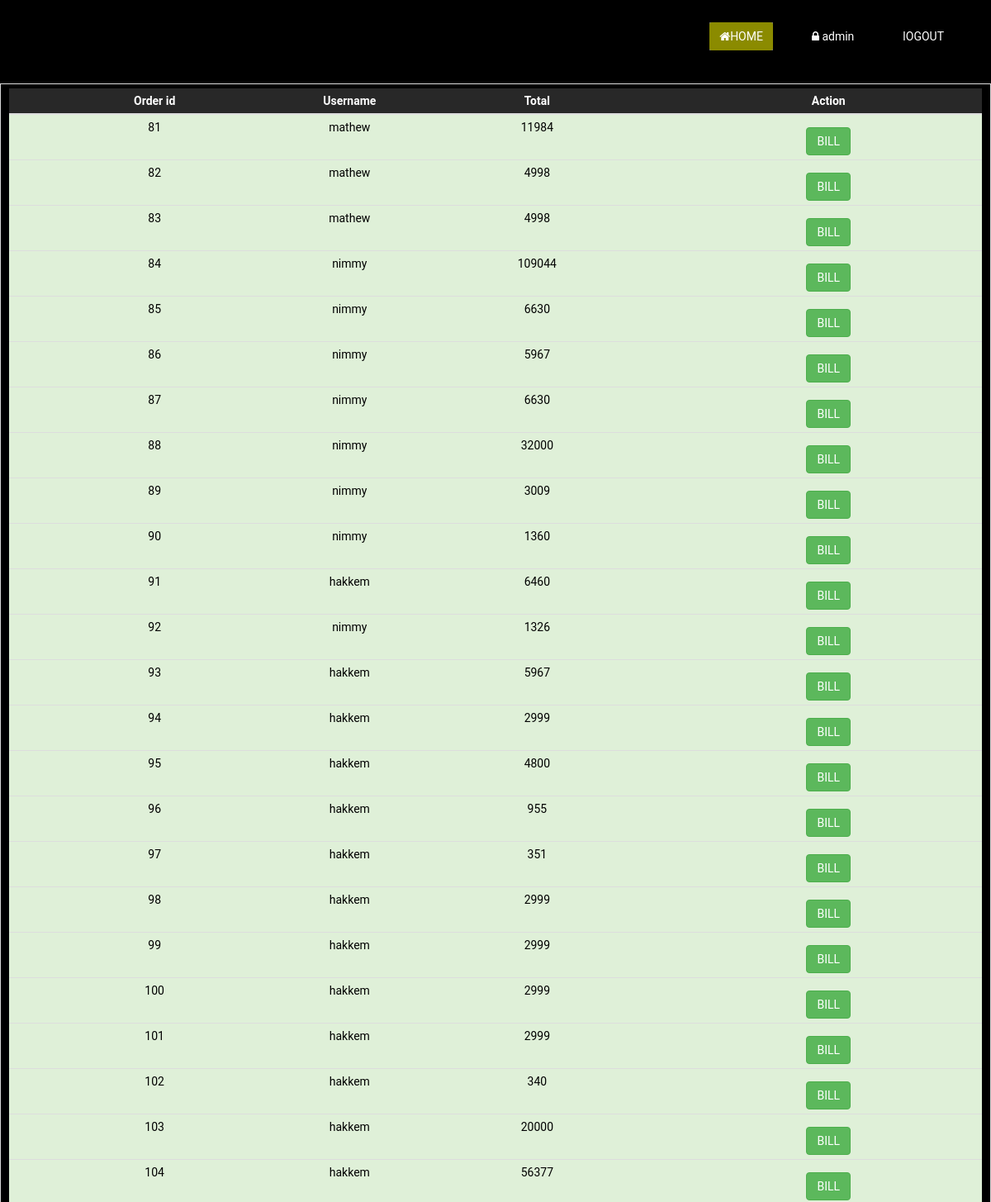
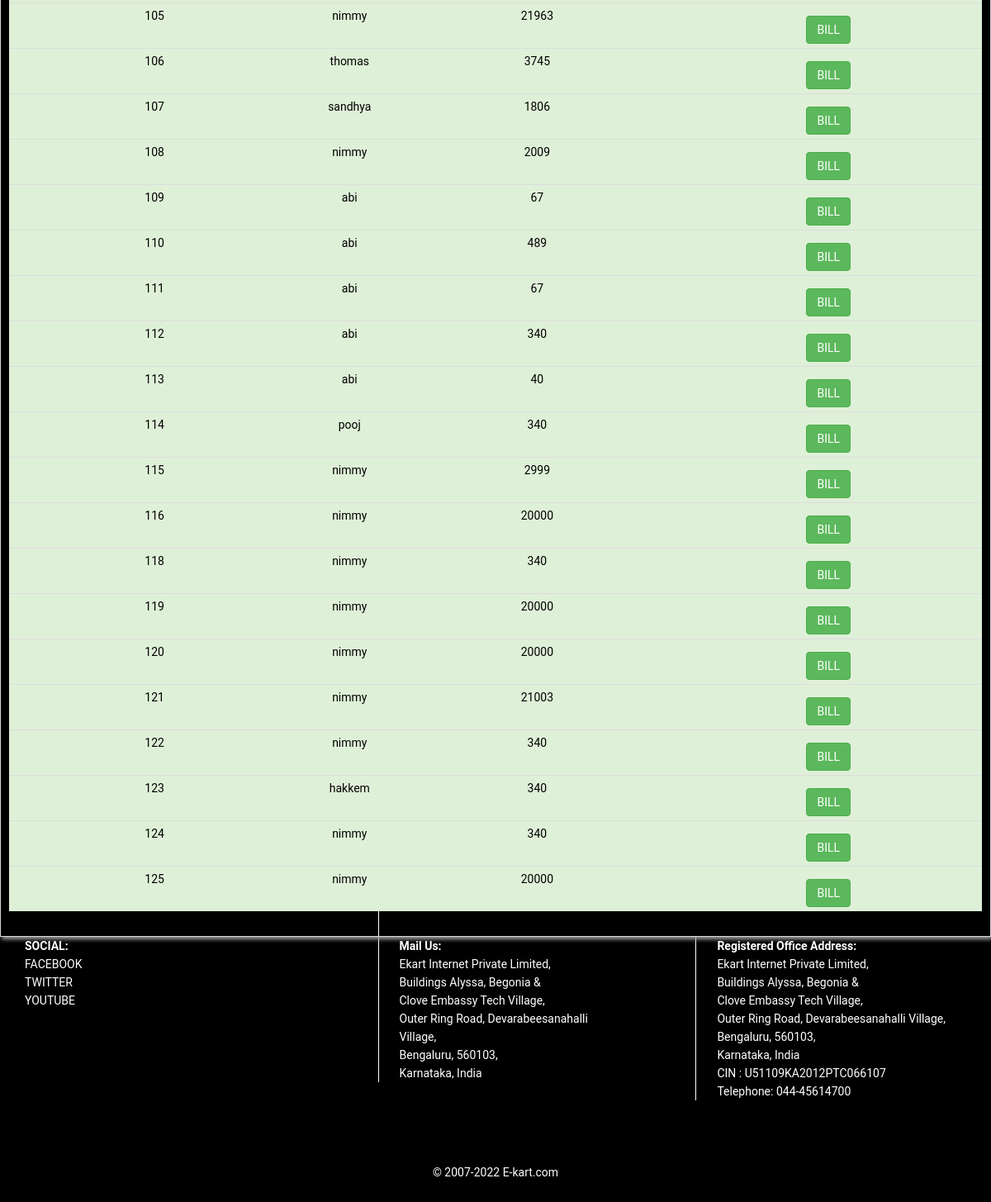
The app's page /adminorderhead.php (signed in) with its own data (2 pictures, top to bottom).
### tables this page shows
CREATE TABLE `order_tbl` (
  `order_id` int(11) NOT NULL,
  `username` varchar(30) NOT NULL,
  `total` int(11) NOT NULL,
  `time` datetime NOT NULL
);

### adminorderhead.php (the view, shortened to what this page needs)
 <!DOCTYPE html>
 <html lang="en">
 <head>
     <link href="css/jssss.css" rel="stylesheet">
     <link href="css/main3.css" rel="stylesheet">
     <link rel="stylesheet" type="text/css" href="css/text9.css">
     <link rel="stylesheet" type="text/css" href="css/img3copy.css">
     <link rel="stylesheet" href=
    "https://cdnjs.cloudflare.com/ajax/libs/font-awesome/4.7.0/css/font-awesome.min.css">
</head>
 <body>
   <?php
   if(isset($_SESSION['admin_name'])){?>
      <nav class="navbar navbar-inverse" role="banner">
             <div class="container">
                 <div class="collapse navbar-collapse navbar-right wow fadeInDown">
                     <ul class="nav navbar-nav">
                          <li class="active"><a href="index.php"><i class="fa fa-home"></i>HOME</a></li>
                          <li class="dropdown"><a class="dropdown-toggle wow fadeInDown" data-toggle="dropdown" href="index.php"><i class="fa fa-lock"></i> <?php echo $_SESSION['admin_name']; ?></a>
                          </li>
                         <li><a href="logout.php">lOGOUT</a></li>
                     </ul>
                 </div>
             </div>
         </nav>
 <div class="col-md-12" style="border: solid #D9D9D9 1px; padding: 10px; padding-top: 5px; box-shadow: #9F9F9F 2px 3px 5px; margin-top: 10px;">
    	   <table class="table table-hover table-condensed wow fadeInDown">
             <thead style="background-color:#282828; color:#fff;">
                 <tr>
                     <th class="hidden-print" style="text-align:center;"> Order id</th>
                     <th width="120px" style="text-align:center;"> Username</th>
                     <th style="text-align:center;">Total</th>
                       <th style="text-align:center;">Action</th>
                 </tr>
             </thead>
             <tbody id="tablebody">
                <?php include('includes/dbconn.php');
 			            $sql = ("SELECT * FROM order_tbl") ;
                  $result=mysqli_query($con, $sql);
 				             if(mysqli_num_rows($result)>0){
 					                 while($row = mysqli_fetch_assoc($result)){ ?>
                             <tr class="success" style="cursor:pointer;">
                             <td style="text-align:center;"><?php  echo $row['order_id'];?></td>
                             <td style="text-align:center;"><?php  echo $row['username'];?></td>
                             <td style="text-align:center;"><?php   echo $row['total']; ?></td>
                             <td style="text-align:center;">
                               <form action="" method="POST">
                                 <button type="submit" class="btn btn-success  wow fadeInDown" name="create_pdf" value="<?php echo $row['order_id'];?>" /> BILL</button>
                               </form>
                             </td>
                 <?php
                 }?>
                </tr>
              <?php }?>
             </tbody>
         </table>
     </div>
 <footer id="footer" class="midnight-blue wow fadeInDown">
         <?php include('footer.php');?>
     </footer>
 <?php
}
 ?>
 </body>
 </html>

### main3.css (style rules this page uses)
body { background: #fff; font-family: 'Open Sans', sans-serif; color:#000; line-height: 22px; }
a { color: #000; -webkit-transition: color 300ms, background-color 300ms; -moz-transition: color 300ms, background-color 300ms; -o-transition: color 300ms, background-color 300ms; transition: color 300ms, background-color 300ms; }
.navbar { border-radius: 0; margin-bottom: 0; background: #000; padding: 15px 0; padding-bottom: 0; }
.navbar-nav { margin-top: 12px; }
.navbar-nav>li { margin-left: 35px; }
.navbar-inverse .navbar-nav > li > a { padding: 5px 12px; margin: 0; border-radius: 3px; color: #fff; line-height: 24px; display: inline-block; }
.navbar-inverse { border: none; }
.navbar-inverse .navbar-nav > .active > a, .navbar-inverse .navbar-nav > .active > a:hover, .navbar-inverse .navbar-nav > .active > a:focus, .navbar-inverse .navbar-nav > .open > a, .navbar-inverse .navbar-nav > .open > a:hover, .navbar-inverse .navbar-nav > .open > a:focus { background-color: #8B8B00; color: #fff; }
.navbar-inverse .navbar-collapse, .navbar-inverse .navbar-form { border-top: 0; padding-bottom: 30px; }
#footer { padding-top: 30px; padding-bottom: 30px; color: #fff; background: #000; }
table { width:100%; }

### text9.css (style rules this page uses)
* { margin:0px; padding:00px; }
* { box-sizing: border-box; }
body { font-family: Verdana, sans-serif; }
.active { background-color: #717171; }
button { margin-top: 10px; margin-bottom: 20px; border-radius: 5px; }

### img3copy.css (style rules this page uses)
* { box-sizing: border-box; }
body { font-family: Roboto,Arial, sans-serif; }
.active { background-color: #717171; }

### records on screen
order_tbl: order_id "81", username "mathew", total "11984"
order_tbl: order_id "82", username "mathew", total "4998"
order_tbl: order_id "83", username "mathew", total "4998"
order_tbl: order_id "84", username "nimmy", total "109044"
order_tbl: order_id "85", username "nimmy", total "6630"
order_tbl: order_id "86", username "nimmy", total "5967"
order_tbl: order_id "87", username "nimmy", total "6630"
order_tbl: order_id "88", username "nimmy", total "32000"
order_tbl: order_id "89", username "nimmy", total "3009"
order_tbl: order_id "90", username "nimmy", total "1360"
order_tbl: order_id "91", username "hakkem", total "6460"
order_tbl: order_id "92", username "nimmy", total "1326"
order_tbl: order_id "93", username "hakkem", total "5967"
order_tbl: order_id "94", username "hakkem", total "2999"
order_tbl: order_id "95", username "hakkem", total "4800"
order_tbl: order_id "96", username "hakkem", total "955"
order_tbl: order_id "97", username "hakkem", total "351"
order_tbl: order_id "98", username "hakkem", total "2999"
order_tbl: order_id "99", username "hakkem", total "2999"
order_tbl: order_id "100", username "hakkem", total "2999"
order_tbl: order_id "101", username "hakkem", total "2999"
order_tbl: order_id "102", username "hakkem", total "340"
order_tbl: order_id "103", username "hakkem", total "20000"
order_tbl: order_id "104", username "hakkem", total "56377"
order_tbl: order_id "105", username "nimmy", total "21963"
order_tbl: order_id "106", username "thomas", total "3745"
order_tbl: order_id "107", username "sandhya", total "1806"
order_tbl: order_id "108", username "nimmy", total "2009"
order_tbl: order_id "109", username "abi", total "67"
order_tbl: order_id "110", username "abi", total "489"
order_tbl: order_id "111", username "abi", total "67"
order_tbl: order_id "112", username "abi", total "340"
order_tbl: order_id "113", username "abi", total "40"
order_tbl: order_id "114", username "pooj", total "340"
order_tbl: order_id "115", username "nimmy", total "2999"
order_tbl: order_id "116", username "nimmy", total "20000"
order_tbl: order_id "118", username "nimmy", total "340"
order_tbl: order_id "119", username "nimmy", total "20000"
order_tbl: order_id "120", username "nimmy", total "20000"
order_tbl: order_id "121", username "nimmy", total "21003"
order_tbl: order_id "122", username "nimmy", total "340"
order_tbl: order_id "123", username "hakkem", total "340"
order_tbl: order_id "124", username "nimmy", total "340"
order_tbl: order_id "125", username "nimmy", total "20000"

### other values on screen
$_SESSION['admin_name'] "admin"
